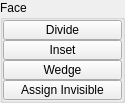
          <widget class="QGroupBox" name="face">
           <property name="minimumSize">
            <size>
             <width>125</width>
             <height>0</height>
            </size>
           </property>
           <property name="maximumSize">
            <size>
             <width>125</width>
             <height>999</height>
            </size>
           </property>
           <property name="baseSize">
            <size>
             <width>0</width>
             <height>0</height>
            </size>
           </property>
           <property name="title">
            <string>Face</string>
           </property>
           <layout class="QVBoxLayout" name="verticalLayout_6">
            <property name="spacing">
             <number>0</number>
            </property>
            <property name="leftMargin">
             <number>0</number>
            </property>
            <property name="topMargin">
             <number>0</number>
            </property>
            <property name="rightMargin">
             <number>0</number>
            </property>
            <property name="bottomMargin">
             <number>0</number>
            </property>
            <item>
             <widget class="PushButton" name="tb007">
              <property name="enabled">
               <bool>true</bool>
              </property>
              <property name="minimumSize">
               <size>
                <width>0</width>
                <height>20</height>
               </size>
              </property>
              <property name="maximumSize">
               <size>
                <width>999</width>
                <height>20</height>
               </size>
              </property>
              <property name="toolTip">
               <string>Divide facet</string>
              </property>
              <property name="text">
               <string>Divide</string>
              </property>
              <property name="iconSize">
               <size>
                <width>18</width>
                <height>18</height>
               </size>
              </property>
             </widget>
            </item>
            <item>
             <widget class="PushButton" name="tb006">
              <property name="enabled">
               <bool>true</bool>
              </property>
              <property name="minimumSize">
               <size>
                <width>0</width>
                <height>20</height>
               </size>
              </property>
              <property name="maximumSize">
               <size>
                <width>999</width>
                <height>20</height>
               </size>
              </property>
              <property name="toolTip">
               <string>Inset selected face region</string>
              </property>
              <property name="text">
               <string>Inset</string>
              </property>
              <property name="iconSize">
               <size>
                <width>18</width>
                <height>18</height>
               </size>
              </property>
             </widget>
            </item>
            <item>
             <widget class="QPushButton" name="b034">
              <property name="enabled">
               <bool>true</bool>
              </property>
              <property name="minimumSize">
               <size>
                <width>0</width>
                <height>20</height>
               </size>
              </property>
              <property name="maximumSize">
               <size>
                <width>999</width>
                <height>20</height>
               </size>
              </property>
              <property name="toolTip">
               <string>Wedge the selected faces by extruding and rotating them about a selected edge.</string>
              </property>
              <property name="text">
               <string>Wedge</string>
              </property>
              <property name="iconSize">
               <size>
                <width>18</width>
                <height>18</height>
               </size>
              </property>
              <property name="balette" stdset="0">
               <palette>
                <active>
                 <colorrole role="Highlight">
                  <brush brushstyle="SolidPattern">
                   <color alpha="255">
                    <red>168</red>
                    <green>152</green>
                    <blue>250</blue>
                   </color>
                  </brush>
                 </colorrole>
                </active>
                <inactive>
                 <colorrole role="Highlight">
                  <brush brushstyle="SolidPattern">
                   <color alpha="255">
                    <red>168</red>
                    <green>152</green>
                    <blue>250</blue>
                   </color>
                  </brush>
                 </colorrole>
                </inactive>
                <disabled>
                 <colorrole role="Highlight">
                  <brush brushstyle="SolidPattern">
                   <color alpha="255">
                    <red>0</red>
                    <green>120</green>
                    <blue>215</blue>
                   </color>
                  </brush>
                 </colorrole>
                </disabled>
               </palette>
              </property>
             </widget>
            </item>
            <item>
             <widget class="QPushButton" name="b038">
              <property name="enabled">
               <bool>true</bool>
              </property>
              <property name="minimumSize">
               <size>
                <width>0</width>
                <height>20</height>
               </size>
              </property>
              <property name="maximumSize">
               <size>
                <width>999</width>
                <height>20</height>
               </size>
              </property>
              <property name="toolTip">
               <string>Assign selected faces to be invisible or unassign.</string>
              </property>
              <property name="text">
               <string>Assign Invisible</string>
              </property>
              <property name="iconSize">
               <size>
                <width>18</width>
                <height>18</height>
               </size>
              </property>
              <property name="balette" stdset="0">
               <palette>
                <active>
                 <colorrole role="Button">
                  <brush brushstyle="SolidPattern">
                   <color alpha="255">
                    <red>80</red>
                    <green>80</green>
                    <blue>80</blue>
                   </color>
                  </brush>
                 </colorrole>
                </active>
                <inactive>
                 <colorrole role="Button">
                  <brush brushstyle="SolidPattern">
                   <color alpha="255">
                    <red>80</red>
                    <green>80</green>
                    <blue>80</blue>
                   </color>
                  </brush>
                 </colorrole>
                </inactive>
                <disabled>
                 <colorrole role="Button">
                  <brush brushstyle="SolidPattern">
                   <color alpha="255">
                    <red>80</red>
                    <green>80</green>
                    <blue>80</blue>
                   </color>
                  </brush>
                 </colorrole>
                </disabled>
               </palette>
              </property>
             </widget>
            </item>
           </layout>
          </widget>
